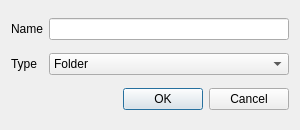
<?xml version="1.0" encoding="UTF-8"?>
<ui version="4.0">
 <class>AddObject</class>
 <widget class="QDialog" name="AddObject">
  <property name="geometry">
   <rect>
    <x>0</x>
    <y>0</y>
    <width>300</width>
    <height>130</height>
   </rect>
  </property>
  <property name="minimumSize">
   <size>
    <width>300</width>
    <height>100</height>
   </size>
  </property>
  <property name="maximumSize">
   <size>
    <width>16777215</width>
    <height>130</height>
   </size>
  </property>
  <property name="windowTitle">
   <string>Add</string>
  </property>
  <layout class="QGridLayout" name="gridLayout">
   <item row="0" column="1">
    <widget class="QLineEdit" name="nameLine"/>
   </item>
   <item row="2" column="1">
    <widget class="QDialogButtonBox" name="buttonBox">
     <property name="orientation">
      <enum>Qt::Horizontal</enum>
     </property>
     <property name="standardButtons">
      <set>QDialogButtonBox::Cancel|QDialogButtonBox::Ok</set>
     </property>
    </widget>
   </item>
   <item row="0" column="0">
    <widget class="QLabel" name="nameLbl">
     <property name="text">
      <string>Name</string>
     </property>
    </widget>
   </item>
   <item row="1" column="0">
    <widget class="QLabel" name="typeLbl">
     <property name="maximumSize">
      <size>
       <width>215</width>
       <height>100</height>
      </size>
     </property>
     <property name="text">
      <string>Type</string>
     </property>
    </widget>
   </item>
   <item row="1" column="1">
    <widget class="QComboBox" name="typeCombo">
     <item>
      <property name="text">
       <string>Folder</string>
      </property>
     </item>
     <item>
      <property name="text">
       <string>Note</string>
      </property>
     </item>
    </widget>
   </item>
  </layout>
 </widget>
 <resources/>
 <connections>
  <connection>
   <sender>buttonBox</sender>
   <signal>accepted()</signal>
   <receiver>AddObject</receiver>
   <slot>accept()</slot>
   <hints>
    <hint type="sourcelabel">
     <x>248</x>
     <y>254</y>
    </hint>
    <hint type="destinationlabel">
     <x>157</x>
     <y>274</y>
    </hint>
   </hints>
  </connection>
  <connection>
   <sender>buttonBox</sender>
   <signal>rejected()</signal>
   <receiver>AddObject</receiver>
   <slot>reject()</slot>
   <hints>
    <hint type="sourcelabel">
     <x>316</x>
     <y>260</y>
    </hint>
    <hint type="destinationlabel">
     <x>286</x>
     <y>274</y>
    </hint>
   </hints>
  </connection>
 </connections>
</ui>
